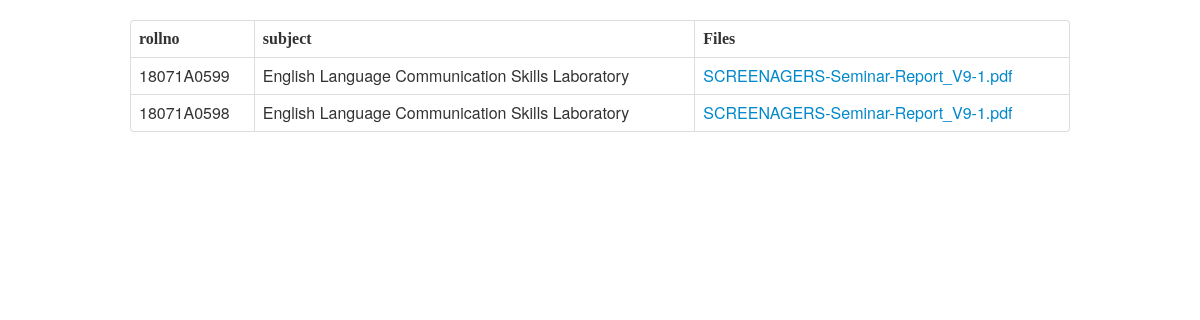
/facultyDashboard/pages/display.php, run on the app's committed database.
### tables this page shows
CREATE TABLE `studentdoc` (
  `subject` varchar(200) NOT NULL,
  `unit` varchar(10) NOT NULL,
  `faculty` varchar(200) NOT NULL,
  `rollno` varchar(100) NOT NULL,
  `file` longblob NOT NULL,
  `year` int(10) NOT NULL,
  `sec` int(10) NOT NULL,
  `branch` varchar(200) NOT NULL
);

### facultyDashboard/pages/display.php (the view, shortened to what this page needs)
<html>
<head>
<link rel="stylesheet" href="css/bootstrap.min.css" />
</head>
<body  align="center">
<br>
<div class="container home">
 <table class="table table-bordered">
  <thead>
   <tr>
    <th><font face="comic sans ms">rollno</font></th>
    <th><font face="comic sans ms">subject	</font></th>
	<th><font face="comic sans ms"> Files </font></th>
  </tr>
   </thead>
    <tbody>
                        <?php
	$link=mysqli_connect("localhost","root","");
	mysqli_select_db($link,"login");
	$q="SELECT * FROM studentdoc;";
	$ros=mysqli_query($link,$q);
	while($row=mysqli_fetch_array($ros))
	{
		echo '<tr>';
		echo '<td align=center>' . $row['rollno'];
		echo '<td align=center>' .$row['subject'];
		echo "<td align=center><a title='Click here to download in file.'
		     href='download.php?id={$row['file']}'>{$row['file']} </a>";
		echo '</tr>';
	}
	echo '</table>';
	echo '<br/>';
?>
</div>
</body>
</html>

### facultyDashboard/pages/display.php (style rules this page uses)
body { font-size:14; font-weight:bold; }

### data on the page
studentdoc: rollno "18071A0599", subject "English Language Communication Skills Laboratory", file "SCREENAGERS-Seminar-Report_V9-1.pdf"
studentdoc: rollno "18071A0598", subject "English Language Communication Skills Laboratory", file "SCREENAGERS-Seminar-Report_V9-1.pdf"
